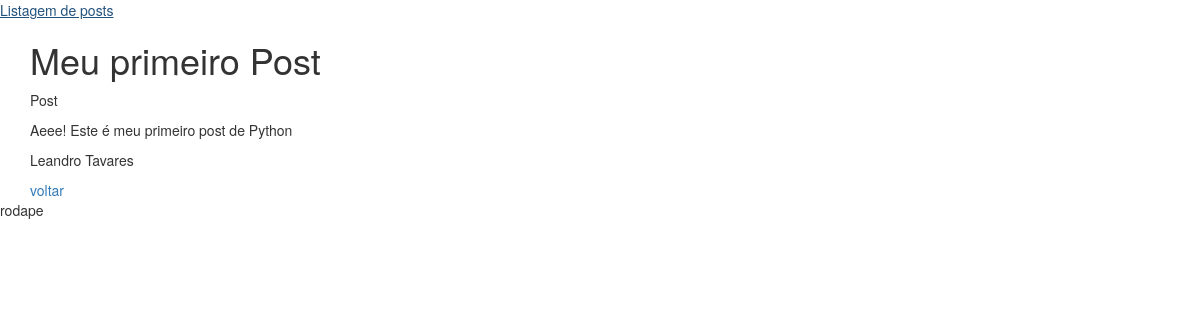
/posts/3/, run on the app's committed database.
### my_app/models.py (models this page shows, shortened)
class Post(models.Model):
    title = models.CharField(max_length=255, verbose_name='Título')
    subtitle = models.CharField(max_length=255, null=True, blank=True, verbose_name='Subtítulo')
    content = models.TextField(verbose_name='conteúdo')
    user = models.ForeignKey(User, on_delete=models.PROTECT, verbose_name='Autor')
    categorias = models.ManyToManyField(Categoria, verbose_name='Categorias')
    class Meta:
        verbose_name = 'Artigo'

### my_app/views.py (the view)
# urls.py: path('posts/<int:post_id>/', vp.post_show, name='post_show'),
def post_show(request, post_id):
    post = Post.objects.get(id=post_id)
    return render(request, 'posts/post_show.html', {'post': post})

### templates/posts/post_show.html
{% extends 'base.html' %}
{% block content %}
<div class="container">
    <h1>{{ post.title }}</h1>
    {% if post.subtitle %}<p>{{ post.subtitle }}</p>{% endif %}
    <p>{{ post.content }}</p>
    <p>{{ post.user.first_name }} {{ post.user.last_name }}</p>
    <a href="{% url 'post_list' %}">voltar</a>
</div>
{% endblock %}

### data on the page
Post: title "Meu primeiro Post", subtitle "Post", content "Aeee! Este é meu primeiro post de Python", user.first_name "Leandro", user.last_name "Tavares"
